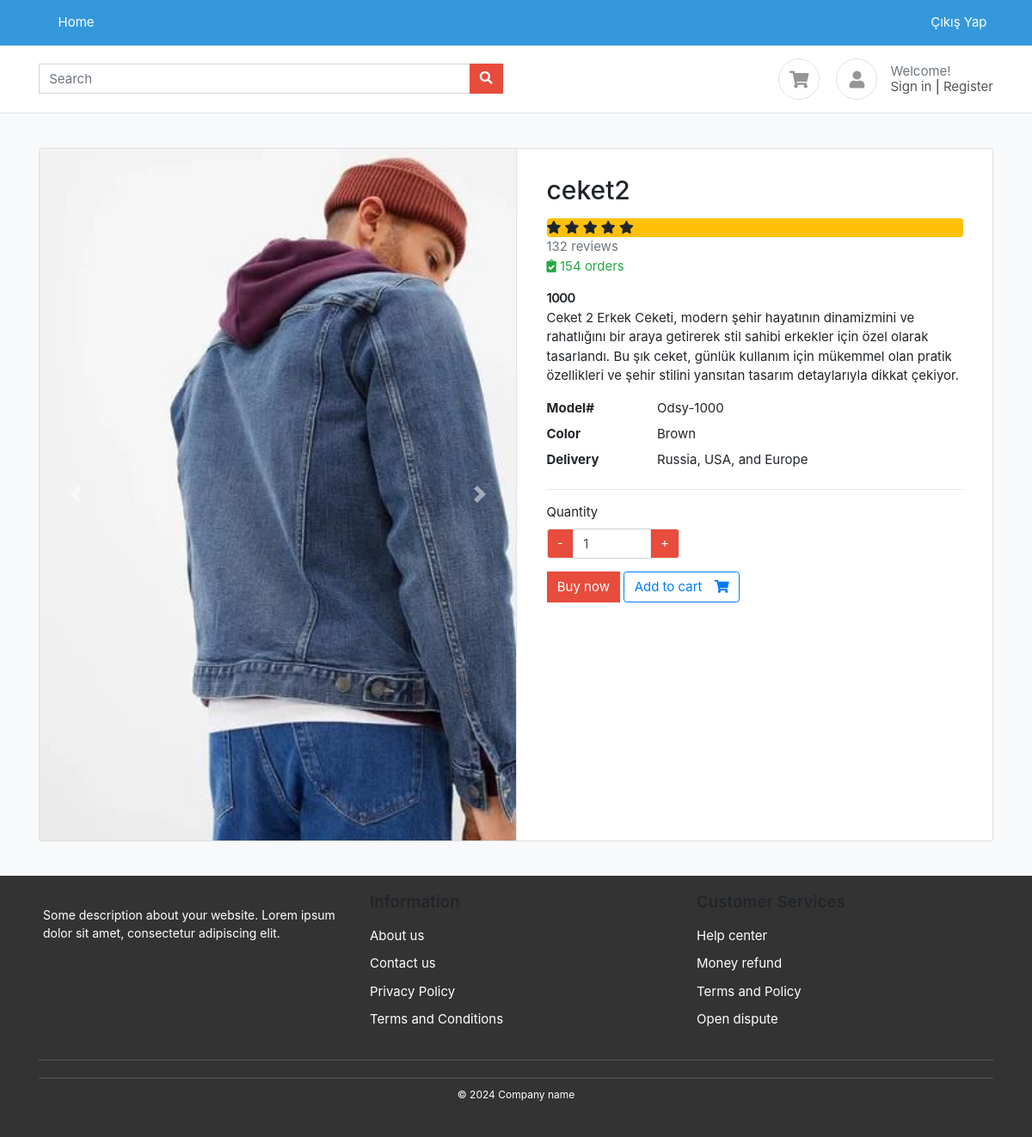
/product/ceket2/, run on the app's committed database.
### products/models.py (models this page shows, shortened)
class  ProductImage(BaseModel):
    product=models.ForeignKey(Product,on_delete=models.CASCADE,related_name="product_images")
    image=models.ImageField(upload_to="product")

class Product(BaseModel):
    product_name=models.CharField(max_length=100)
    category=models.ForeignKey(Category,on_delete=models.CASCADE,related_name="products")
    price=models.IntegerField()
    product_description=models.TextField()
    slug=models.SlugField(unique=True,null=True,blank=True)
    color_variant=models.ManyToManyField(ColorVariant,blank=True)
    size_variant=models.ManyToManyField(SizeVariant,blank=True)
    discount_price = models.DecimalField(max_digits=10, decimal_places=2, blank=True, null=True)

### products/views.py (the view)
# urls.py: path('<slug>/', get_product, name="get_product"),
def get_product(request, slug):
    try:
       product = Product.objects.get(slug=slug)
       context = {'product': product}
       if request.GET.get('size'):
           size = request.GET.get('size')
           price = product.get_product_price_by_size(size)
           context['selected_size'] = size
           context['updated_price'] = price
       return render(request, 'product/product.html', context=context)
    except Exception as e:
        print(e)

### templates/product/product.html (shortened to what this page needs)
{% extends "base/base.html" %}
{% block start %}
<section class="section-content padding-y bg">
    <div class="container">
    <div class="card">
        <div class="row no-gutters">
            <aside class="col-md-6">
                <div id="product-carousel" class="carousel slide" data-ride="carousel">
                    <div class="carousel-inner">
                        {% for image in product.product_images.all %}
                            <div class="carousel-item {% if forloop.first %}active{% endif %}">
                                <img src="/media/{{ image.image }}" class="d-block w-100" alt="{{ product.product_name }}">
                            </div>
                        {% endfor %}
                    </div>
                    <a class="carousel-control-prev" href="#product-carousel" role="button" data-slide="prev">
                        <span class="carousel-control-prev-icon" aria-hidden="true"></span>
                    </a>
                    <a class="carousel-control-next" href="#product-carousel" role="button" data-slide="next">
                        <span class="carousel-control-next-icon" aria-hidden="true"></span>
                    </a>
                </div>
            </aside>
            <main class="col-md-6 border-left">
                <article class="content-body">
                    <h2 class="title">{{ product.product_name }}</h2>
                    <div class="rating-wrap my-3">
                        <ul class="list-unstyled">
                            <li class="bg-warning rounded">
                                <i class="fa fa-star"></i> <i class="fa fa-star"></i>
                                <i class="fa fa-star"></i> <i class="fa fa-star"></i>
                                <i class="fa fa-star"></i>
                            </li>
                            <li class="text-muted">132 reviews</li>
                            <li class="text-success"><i class="fa fa-clipboard-check"></i> 154 orders </li>
                        </ul>
                    </div>
                    <div class="price-wrap">
                        <span class="price">
                            {% if updated_price %}
                                {{ updated_price }}
                            {% else %}
                                {{ product.price }}
                            {% endif %}
                        </span>
                    </div>
                    <p>{{ product.product_description }}</p>
                    <dl class="row">
                        <dt class="col-sm-3">Model#</dt>
                        <dd class="col-sm-9">Odsy-1000</dd>
                        <dt class="col-sm-3">Color</dt>
                        <dd class="col-sm-9">Brown</dd>
                        <dt class="col-sm-3">Delivery</dt>
                        <dd class="col-sm-9">Russia, USA, and Europe </dd>
                    </dl>
                    <hr>
                    <div class="form-row">
                        <div class="form-group col-md-4">
                            <label for="quantity-input">Quantity</label>
                            <div class="input-group">
                                <div class="input-group-prepend">
                                    <button class="btn btn-light" type="button" id="button-minus"> - </button>
                                </div>
                                <input id="quantity-input" type="text" class="form-control" value="1">
                                <div class="input-group-append">
                                    <button class="btn btn-light" type="button" id="button-plus"> + </button>
                                </div>
                            </div>
                        </div>
                    </div>
                    <a href="#" class="btn btn-primary"> Buy now </a>
                    <a href="{% url 'add_to_cart' product.uid %}?variant={{selected_size}}" class="btn btn-outline-primary"> <span class="text">Add to cart</span> <i class="fas fa-shopping-cart"></i>  </a>
                </article>
            </main>
        </div>
    </div>
    </div>
</section>
{% endblock %}

### public/static/css/ui.css (style rules this page uses)
html { font-family: 'Inter', sans-serif; font-size: 15px; }
.price-wrap { letter-spacing: -0.7px; }
.content-body { flex: 1 1 auto; padding: 2rem 2.3rem; }
.padding-y { padding-top: 40px; padding-bottom: 40px; }
article:after, .form-group:after { display: block; clear: both; content: ""; }
.bg { background-color: #f8f9fa; }
.card .title { color: #212529; }
.btn-light { background-color: #fff; border-color: #e4e4e4; }
.btn .text + i { margin-left: 10px; }
dl[class="row"] { margin-bottom: 0; }
[class*="list-"] li:after { visibility: hidden; display: block; content: ""; overflow: hidden; height: 0; clear: both; }
.price { font-weight: 600; color: #212529; }

### templates/base/base.html (style rules this page uses)
.btn-primary { background-color: #e74c3c !important; border-color: #e74c3c !important; }
.btn-light { background-color: #e74c3c; color: #fff; }
.btn-primary { background-color: #3498db; color: #fff; }
.form-control, .btn-primary { border-radius: 0; }
.input-group { width: 100%; }

### data on the page
ProductImage: image (picture)
Product: product_name "ceket2", price "1000", product_description "Ceket 2 Erkek Ceketi, modern şehir hayatının dinamizmini ve rahatlığını bir araya getirerek stil sahibi erkekler için özel olarak tasarlandı. Bu şık ceket, günlük kullanım için mükemmel olan pratik özellikleri ve şehir stilini yansıtan tasarım detaylarıyla dikkat çekiyor."
